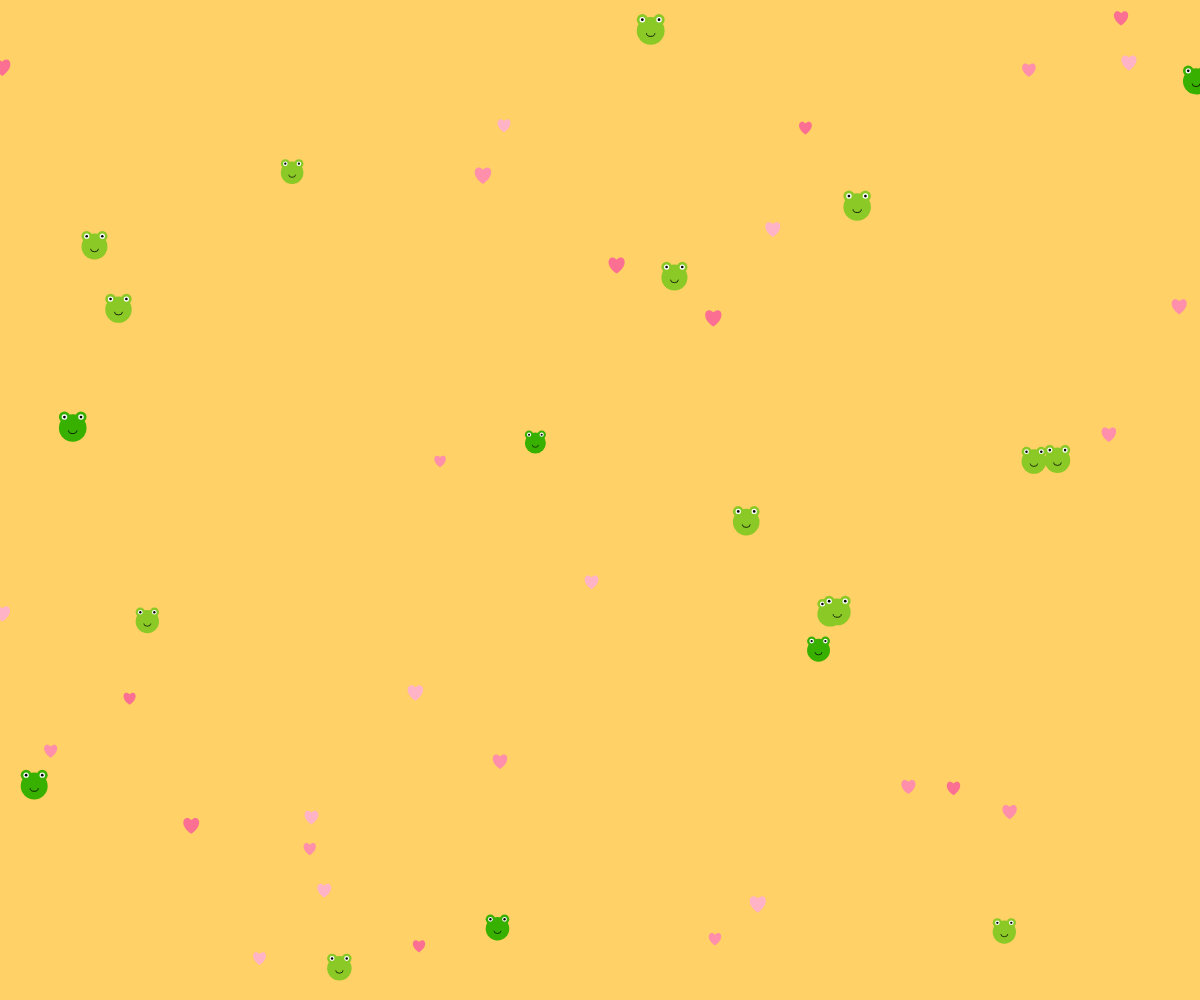
Frame 1 (no input)
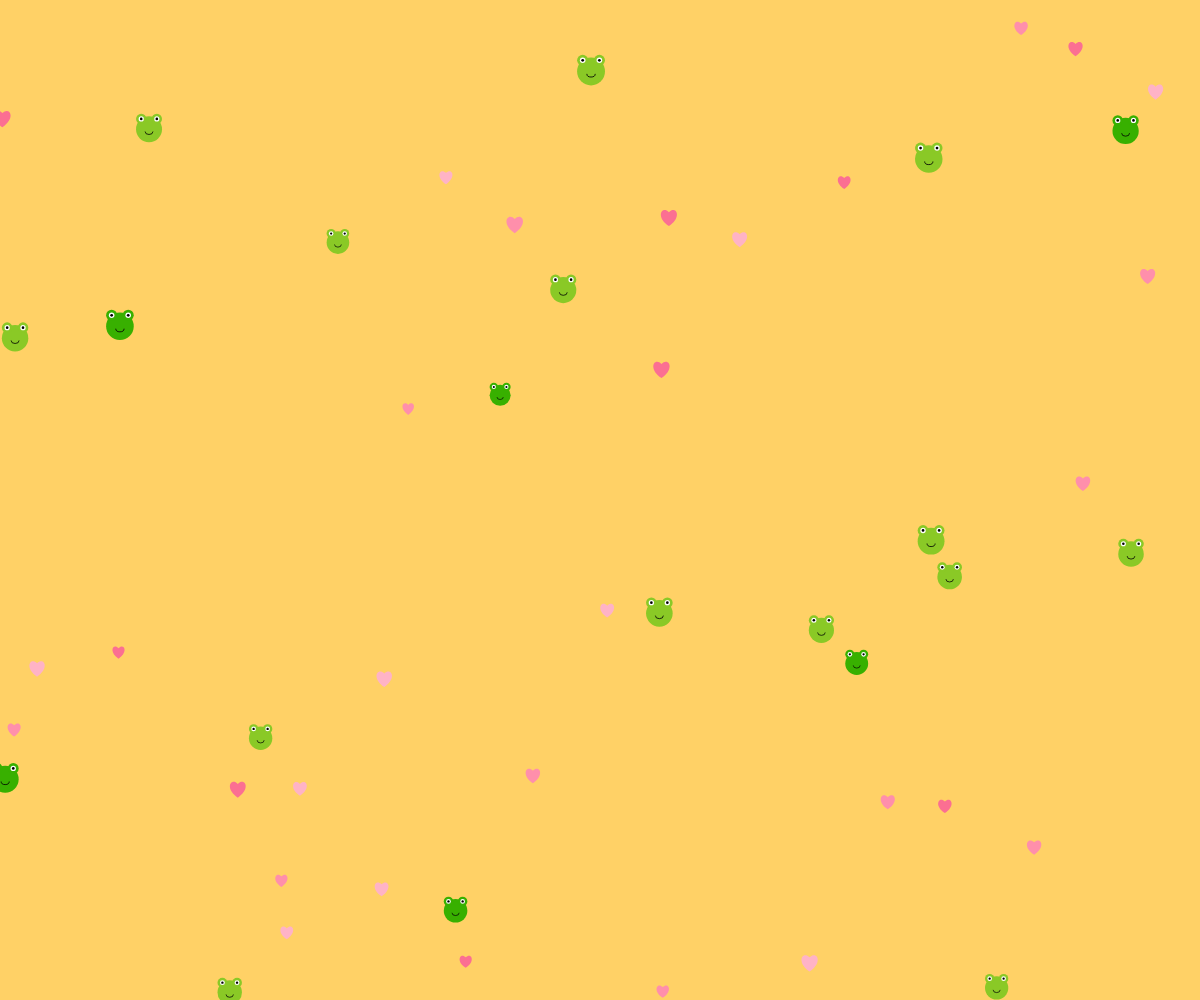
Frame 60 (no input)
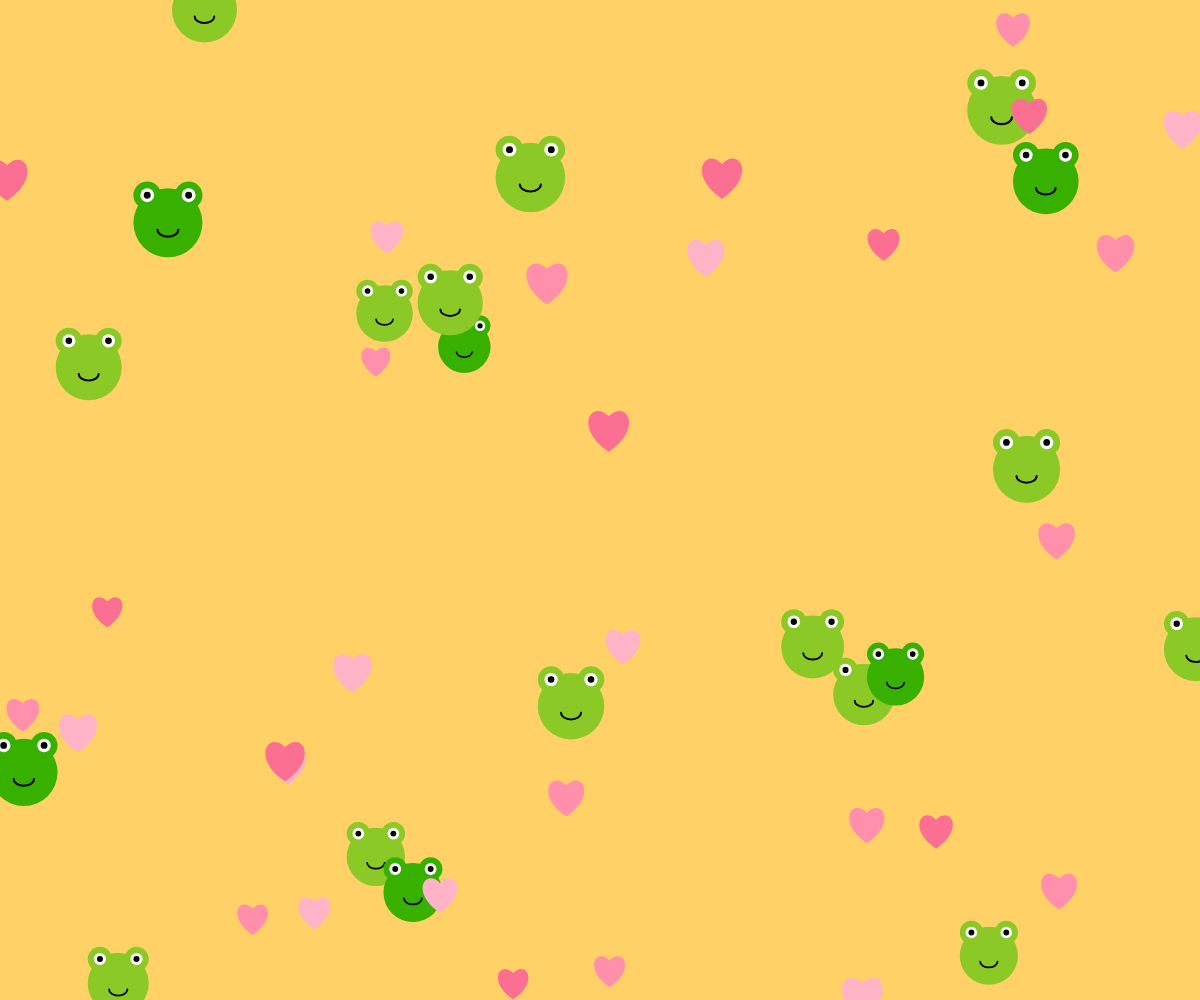
Frame 120 (the mouse pressed at the canvas centre since frame 60)

The p5.js sketch that drew these frames (run headless with seeded random() and noise() and a simulated clock; from frame 60 on, the mouse is pressed at the canvas centre):

// p5.js sketch
// ── sketch.js
let frogs = [];
let hearts = [];
let fireworks = []; // 煙火陣列

function setup() {
  createCanvas(windowWidth, windowHeight); // 全視窗畫布
  background('#ffd166'); // 背景顏色

  // 生成 30 個青蛙
  for (let i = 0; i < 20; i++) {
    frogs.push({
      x: random(width),
      y: random(height),
      size: random(40, 60),
      color: random(['#8ac926', '#38b000']), // 修改青蛙顏色
      speedX: random(-2, 2), // 水平移動速度
      speedY: random(-2, 2)  // 垂直移動速度
    });
  }

  // 生成 20~30 個愛心
  let heartCount = int(random(20, 31));
  for (let i = 0; i < heartCount; i++) {
    hearts.push({
      x: random(width),
      y: random(height),
      size: random(20, 30), // 愛心大小為 10 到 20
      color: random(['#fb6f92', '#ff8fab', '#ffb3c6']), // 隨機顏色
      speedX: random(-1, 1), // 水平移動速度
      speedY: random(-1, 1)  // 垂直移動速度
    });
  }
}

function draw() {
  background('#ffd166'); // 重繪背景

  // 根據滑鼠位置調整大小
  let sizeFactor = map(mouseX, 0, width, 0.5, 2);

  // 繪製並移動青蛙
  for (let frog of frogs) {
    drawFrog(frog.x, frog.y, frog.size * sizeFactor, frog.color);

    // 更新青蛙位置
    frog.x += frog.speedX;
    frog.y += frog.speedY;

    // 確保青蛙不會跑出畫布
    if (frog.x < 0 || frog.x > width) frog.speedX *= -1;
    if (frog.y < 0 || frog.y > height) frog.speedY *= -1;
  }

  // 繪製並移動愛心
  for (let heart of hearts) {
    drawHeart(heart.x, heart.y, heart.size * sizeFactor, heart.color); // 愛心大小隨滑鼠移動改變

    // 更新愛心位置
    heart.x += heart.speedX;
    heart.y += heart.speedY;

    // 確保愛心不會跑出畫布
    if (heart.x < 0 || heart.x > width) heart.speedX *= -1;
    if (heart.y < 0 || heart.y > height) heart.speedY *= -1;
  }

  // 繪製並更新煙火
  for (let i = fireworks.length - 1; i >= 0; i--) {
    let firework = fireworks[i];
    firework.size += 2; // 煙火逐漸變大
    firework.alpha -= 5; // 煙火逐漸消失

    fill(firework.color[0], firework.color[1], firework.color[2], firework.alpha);
    noStroke();
    ellipse(firework.x, firework.y, firework.size);

    // 如果煙火完全透明，移除它
    if (firework.alpha <= 0) {
      fireworks.splice(i, 1);
    }
  }
}

// 繪製青蛙大頭
function drawFrog(x, y, size, color) {
  fill(color);
  noStroke();

  // 頭部 (大圓)
  ellipse(x, y, size);

  // 左眼 (小圓)
  fill(color);
  ellipse(x - size * 0.30, y - size * 0.40, size * 0.4);

  // 右眼 (小圓)
  ellipse(x + size * 0.30, y - size * 0.40, size * 0.4);

  // 左眼白
  fill(255);
  ellipse(x - size * 0.30, y - size * 0.40, size * 0.2);

  // 右眼白
  ellipse(x + size * 0.30, y - size * 0.40, size * 0.2);

  // 左眼珠
  fill(0);
  ellipse(x - size * 0.30, y - size * 0.40, size * 0.1);

  // 右眼珠
  ellipse(x + size * 0.30, y - size * 0.40, size * 0.1);

  // 嘴巴 (微笑變小)
  noFill();
  stroke(0);
  strokeWeight(size * 0.03); // 嘴巴線條變細
  arc(x, y + size * 0.1, size * 0.3, size * 0.2, 0, PI); // 嘴巴變小
}

// 繪製愛心
function drawHeart(x, y, size, color) {
  fill(color);
  noStroke();

  // 愛心由兩個圓和一個三角形組成
  beginShape();
  vertex(x, y);
  bezierVertex(x - size / 2, y - size / 2, x - size, y + size / 3, x, y + size);
  bezierVertex(x + size, y + size / 3, x + size / 2, y - size / 2, x, y);
  endShape(CLOSE);
}

// 當滑鼠點擊時，新增煙火
function mousePressed() {
  fireworks.push({
    x: mouseX,
    y: mouseY,
    size: 10,
    color: [random(255), random(255), random(255)], // 隨機顏色
    alpha: 255 // 初始透明度
  });
}

// 當視窗大小改變時，調整畫布大小
function windowResized() {
  resizeCanvas(windowWidth, windowHeight);
}

// ── style.css
html, body {
  margin: 0;
  padding: 0;
  height: 100%;
}

body {
  font-family: "Microsoft JhengHei", Arial, sans-serif;
}

canvas {
  display: block;
  z-index: 0; /* 動畫放在最底層 */
}

.menu {
  position: absolute;
  top: 10px;
  right: 20px;
  list-style: none;
  margin: 0;
  padding: 10px;
  display: flex;
  gap: 30px;
  background-color: rgba(255, 255, 255, 0.2); /* 背景顏色透明度為 0.2 */
  border-radius: 5px;
  z-index: 2; /* 選單放在最上層 */
  transform: translateY(-100%); /* 初始隱藏選單 */
  transition: transform 0.3s ease-in-out; /* 滑入與滑出效果 */
}

.menu.visible {
  transform: translateY(0); /* 顯示選單 */
}

.menu li {
  color: #6c584c;
  font-size: 16px;
  cursor: pointer;
  position: relative;
}

.menu .dropdown:hover .submenu {
  display: block;
}

.submenu {
  display: none;
  position: absolute;
  top: 100%;
  left: 0;
  list-style: none;
  margin: 0;
  padding: 10px;
  background-color: rgba(255, 255, 255, 0.9); /* 子選單背景顏色 */
  border-radius: 5px;
  z-index: 3;
}

.submenu li {
  padding: 5px 10px;
  color: #6c584c;
  font-size: 14px;
  cursor: pointer;
}

.submenu li:hover {
  background-color: rgba(108, 88, 76, 0.1); /* 子選單 hover 效果 */
}

iframe {
  position: absolute;
  top: 10%;
  left: 10%;
  width: 80%;
  height: 80%;
  background-color: rgba(255, 255, 255, 0.2); /* 背景透明度 */
  border: none;
  z-index: 1; /* iframe 放在第二層 */
}
